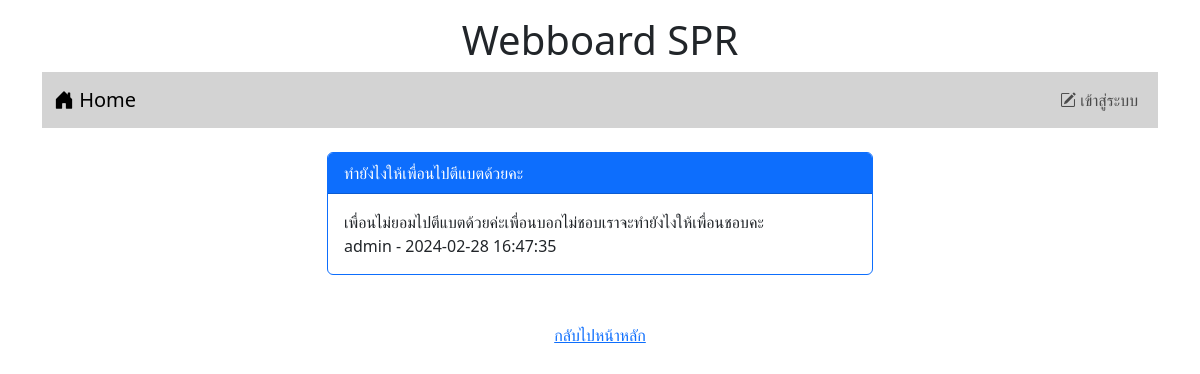
Page /post.php?id=3 on the earlier database version.
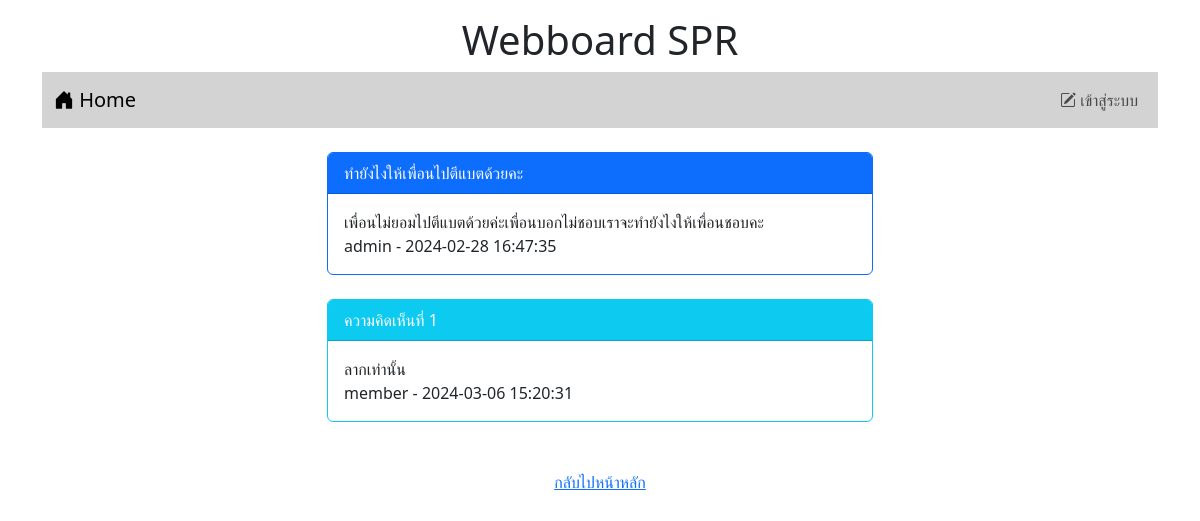
Same page on the later database version.
### tables this page shows
CREATE TABLE `post` (
  `id` int(11) NOT NULL,
  `title` varchar(128) NOT NULL,
  `content` varchar(2048) NOT NULL,
  `post_date` datetime NOT NULL,
  `cat_id` int(11) NOT NULL,
  `user_id` int(11) NOT NULL
);

CREATE TABLE `user` (
  `id` int(11) NOT NULL,
  `login` varchar(32) NOT NULL,
  `password` varchar(64) NOT NULL,
  `name` varchar(64) NOT NULL,
  `gender` char(1) NOT NULL,
  `email` varchar(32) NOT NULL,
  `role` char(1) NOT NULL
);

CREATE TABLE `comment` (
  `id` int(11) NOT NULL,
  `content` varchar(20148) NOT NULL,
  `post_date` datetime NOT NULL,
  `user_id` int(11) NOT NULL,
  `post_id` int(11) NOT NULL
);

### post.php (the view, shortened to what this page needs)
<!DOCTYPE html>
<html lang="en">
<head>
    <link rel="stylesheet" href="bootstrap-5.3.2-dist/css/bootstrap.min.css">
    <link rel="stylesheet" href="https://cdn.jsdelivr.net/npm/bootstrap-icons@1.11.3/font/bootstrap-icons.min.css">
</head>
<body>
    <div class="container-lg">
        <h1 style="text-align: center;" class="mt-3">Webboard SPR</h1>
        <?php include "nav.php" ?>
        <div class="row mt-4">
            <div class="col-lg-3 col-md-2 col-sm-1"></div>
            <div class="col-lg-6 col-md-8 col-sm-10">
            <?php
                $conn = new PDO("mysql:host=localhost;dbname=webboard;charset=utf8","root","");
                $sql = "select post.title,post.content,post.post_date,user.login
                from post inner join user on (post.user_id=user.id) where post.id=$_GET[id]";
                $result = $conn->query($sql);
                while($row=$result->fetch()){
                    echo "<div class='card border-primary'>";
                    echo "<div class='card-header bg-primary text-white'>$row[0]</div>";
                    echo "<div class='card-body'>$row[1]<br>$row[3] - $row[2]</div>";
                    echo "</div>";
                }
            ?>
            <br>
            <?php
                $conn = new PDO("mysql:host=localhost;dbname=webboard;charset=utf8","root","");
                $sql = "select comment.content,comment.post_date,user.login
                from comment inner join user on (comment.user_id=user.id) where comment.post_id=$_GET[id]";
                $result = $conn->query($sql);
                $i = 1;
                while($row=$result->fetch()){
                    echo "<div class='card border-info'>";
                    echo "<div class='card-header bg-info text-white'>ความคิดเห็นที่ $i</div>";
                    echo "<div class='card-body'>$row[0]<br>$row[2] - $row[1]</div>";
                    echo "</div><br>";
                    $i = $i+1;
                }
            ?>
            <br>
            </div>
            <div class="col-lg-3 col-md-2 col-sm-1"></div>
        </div>
    </div>
    <div style="text-align: center;"><a href="index.php">กลับไปหน้าหลัก</a></div>
</body>
</html>

Differences in the rows shown:
added comment: content "ลากเท่านั้น", user.login "member", post_date "2024-03-06 15:20:31"
